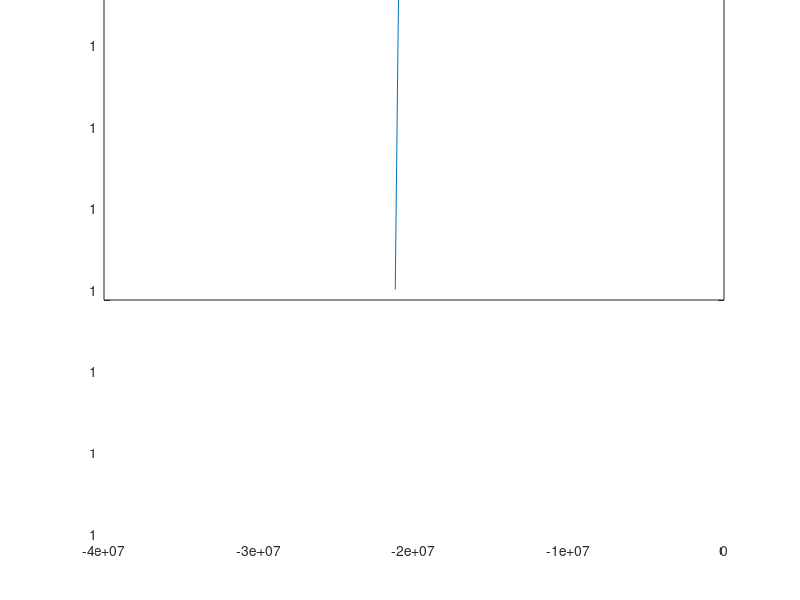

Recreate this plot in MATLAB. (Note: this script raises an error after producing the figure.)
%LOW and/or HIGH-frequency p-type MOS-C C-V CHARACTERISTICS
%Subprogram CVintgrd is a run-time requirement.

%Initialization and Input
format compact
close
clear
s=menu('Choose the desired plot','Low-f C-V','High-f C-V','Both');
NA=input('Please input the bulk doping in /cm3, NA=');
xo=input('Please input the oxide thickness in cm, xo=');
xmin=input('Specify VGmin(volts), VGmin=');
xmax=input('Specify VGmax(volts), VGmax=');
global UF

%Constants and Parameters
e0=8.85e-14;
q=1.6e-19;
k=8.617e-5;
KS=11.8;
KO=3.9;
ni=1.0e10;
T=300;
kT=k*T;

%Computed Constants
UF=log(NA/ni);
LD=sqrt((kT*KS*e0)/(2*q*ni));

%Gate Voltage Computation
US=UF-21:0.5:UF+21;
F=sqrt(exp(UF).*(exp(-US)+US-1)+exp(-UF).*(exp(US)-US-1));
VG=kT*(US+(US./abs(US)).*(KS*xo)/(KO*LD).*F);

%Low-frequency Capacitance Computation
DENOML=exp(UF).*(1-exp(-US))+exp(-UF).*(exp(US)-1);
WL=(US./abs(US)).*LD.*(2*F)./DENOML;
cL=1.0./(1+(KO*WL)./(KS*xo));

%High-frequency Capacitance Computation
if s~=1,
jj=length(US);
nn=0;
for ii=1:jj,
     if US(ii) < 3,
           elseif nn==0,
           INTG=quad('cvintgrd',3,US(ii),0.001);
           nn=1;
           else
           INTG=INTG+quad('cvintgrd',US(ii-1),US(ii),0.001);
           end
     if US(ii) < 3,
           cH(ii)=cL(ii);
           else
           d=(exp(US(ii))-US(ii)-1)./(F(ii).*exp(UF).*INTG);
           DENOMH=exp(UF).*(1-exp(-US(ii)))+exp(-UF).*((exp(US(ii))-1)./(1+d));
           WH=LD.*(2*F(ii))./DENOMH;
           cH(ii)=1.0./(1+(KO*WH)./(KS*xo));
           end
end
else
end

%Plotting the Result
if s==1,
plot(VG,cL);
elseif s==2,
plot(VG,cH);
else
plot(VG,cL,'--',VG,cH);
text(0.8*xmin,.17,'---Low-f','color',[1,1,0]);
text(0.8*xmin,.12,'__High-f','color',[1,0,1]);
end
axis([xmin,xmax,0,1]);
text(0.8*xmin,.27,['NA=',num2str(NA),'/cm3']);
text(0.8*xmin,.22,['xo=',num2str(xo),'cm']);
xlabel('VG (volts)');  ylabel('C/CO'); grid
